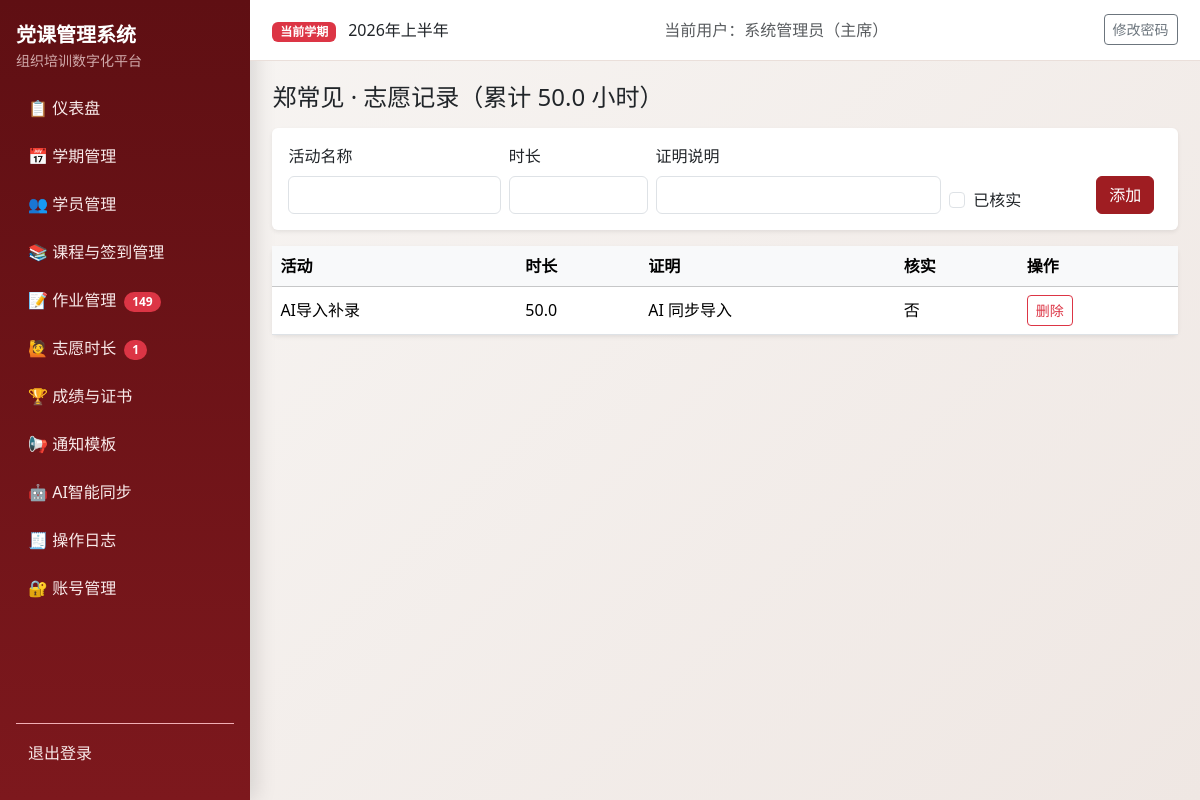
The page /volunteers/student/151 (signed in) on the database its author committed.
### models.py (models this page shows, shortened)
class Semester(db.Model):
    __tablename__ = "semesters"
    id = db.Column(db.Integer, primary_key=True)
    name = db.Column(db.String(100), nullable=False)
    period_code = db.Column(db.String(20), nullable=True)
    period_positive = db.Column(db.String(20), nullable=True)
    period_development = db.Column(db.String(20), nullable=True)
    period_probationary = db.Column(db.String(20), nullable=True)
    year = db.Column(db.Integer, nullable=False)
    status = db.Column(db.String(20), nullable=False, default="active")
    exam_weight = db.Column(db.Integer, nullable=False, default=40)
    attendance_weight = db.Column(db.Integer, nullable=False, default=30)
    assignment_weight = db.Column(db.Integer, nullable=False, default=20)
    volunteer_weight = db.Column(db.Integer, nullable=False, default=10)
    pass_threshold = db.Column(db.Float, nullable=False, default=60.0)
    volunteer_target_hours = db.Column(db.Float, nullable=False, default=0.0)
    min_attendance_sessions = db.Column(db.Integer, nullable=False, default=2)
    created_at = db.Column(db.DateTime, default=datetime.utcnow, nullable=False)
    students = db.relationship("Student", back_populates="semester", cascade="all, delete-orphan")
    course_sessions = db.relationship("CourseSession", back_populates="semester", cascade="all, delete-orphan")
    assignments = db.relationship("Assignment", back_populates="semester", cascade="all, delete-orphan")
    volunteer_records = db.relationship(
        "VolunteerRecord", back_populates="semester", cascade="all, delete-orphan"
    )
    exam_records = db.relationship("ExamRecord", back_populates="semester", cascade="all, delete-orphan")
    final_scores = db.relationship("FinalScore", back_populates="semester", cascade="all, delete-orphan")

class User(UserMixin, db.Model):
    __tablename__ = "users"
    id = db.Column(db.Integer, primary_key=True)
    username = db.Column(db.String(80), unique=True, nullable=False, index=True)
    password_hash = db.Column(db.String(255), nullable=False)
    role = db.Column(db.String(20), nullable=False, default="staff")
    real_name = db.Column(db.String(80), nullable=True)
    created_at = db.Column(db.DateTime, default=datetime.utcnow, nullable=False)

class Student(db.Model):
    __tablename__ = "students"
    __table_args__ = (
        db.UniqueConstraint("semester_id", "student_id", "stage", name="uq_student_semester_student_stage"),
    )
    id = db.Column(db.Integer, primary_key=True)
    semester_id = db.Column(db.Integer, db.ForeignKey("semesters.id"), nullable=False, index=True)
    name = db.Column(db.String(80), nullable=False)
    student_id = db.Column(db.String(50), nullable=False)
    department = db.Column(db.String(120), nullable=True)
    stage = db.Column(db.String(20), nullable=False)
    contact = db.Column(db.String(120), nullable=True)
    group_number = db.Column(db.Integer, nullable=True)
    is_group_leader = db.Column(db.Boolean, nullable=False, default=False)
    status = db.Column(db.String(20), nullable=False, default="在读")
    disqualified_reason = db.Column(db.String(255), nullable=True)
    semester = db.relationship("Semester", back_populates="students")
    attendances = db.relationship("Attendance", back_populates="student", cascade="all, delete-orphan")
    assignments = db.relationship("Assignment", back_populates="student", cascade="all, delete-orphan")
    volunteer_records = db.relationship(
        "VolunteerRecord", back_populates="student", cascade="all, delete-orphan"
    )
    exam_records = db.relationship("ExamRecord", back_populates="student", cascade="all, delete-orphan")
    final_scores = db.relationship("FinalScore", back_populates="student", cascade="all, delete-orphan")

class VolunteerRecord(db.Model):
    __tablename__ = "volunteer_records"
    id = db.Column(db.Integer, primary_key=True)
    student_id = db.Column(db.Integer, db.ForeignKey("students.id"), nullable=False, index=True)
    semester_id = db.Column(db.Integer, db.ForeignKey("semesters.id"), nullable=False, index=True)
    activity_name = db.Column(db.String(200), nullable=False)
    hours = db.Column(db.Float, nullable=False, default=0.0)
    proof_note = db.Column(db.String(255), nullable=True)
    verified = db.Column(db.Boolean, nullable=False, default=False)
    verified_by = db.Column(db.String(80), nullable=True)
    verified_at = db.Column(db.DateTime, nullable=True)
    student = db.relationship("Student", back_populates="volunteer_records")
    semester = db.relationship("Semester", back_populates="volunteer_records")

### blueprints/volunteers.py (the view, shortened to what this page needs)
@volunteers_bp.route("/student/<int:student_id>", methods=["GET", "POST"])
@login_required
def student_volunteer(student_id: int):
	student = db.session.get(Student, student_id)
	if not student:
		flash("学员不存在。", "danger")
		return redirect(url_for("volunteers_bp.volunteer_overview"))
	semester_id = student.semester_id
	records = VolunteerRecord.query.filter_by(student_id=student.id, semester_id=semester_id).order_by(VolunteerRecord.id.desc()).all()
	total_hours = round(sum(r.hours for r in records), 2)
	return render_template("volunteers/student.html", student=student, records=records, total_hours=total_hours)

### authz.py (called while the page is built)
def normalize_role(role: str | None) -> str:
    value = (role or "staff").strip().lower()
    if value not in ROLE_LABELS:
        return "staff"
    return value

def role_label(role: str | None) -> str:
    return ROLE_LABELS.get(normalize_role(role), "干事")

def can_view_logs(role: str | None) -> bool:
    return normalize_role(role) in {"admin", "minister"}

def can_manage_accounts(role: str | None) -> bool:
    return normalize_role(role) == "admin"

def can_edit_notification_templates(role: str | None) -> bool:
    return normalize_role(role) in {"admin", "minister"}

### templates/volunteers/student.html (shortened to what this page needs)
{% extends "base.html" %}
{% block content %}
<h1 class="h4 mb-3">{{ student.name }} · 志愿记录（累计 {{ total_hours }} 小时）</h1>
<div class="card border-0 shadow-sm mb-3"><div class="card-body">
  <form method="post" class="row g-2 align-items-end">
    <div class="col-md-3"><label class="form-label">活动名称</label><input class="form-control" name="activity_name" required></div>
    <div class="col-md-2"><label class="form-label">时长</label><input class="form-control" type="number" step="0.1" min="0" name="hours" required></div>
    <div class="col-md-4"><label class="form-label">证明说明</label><input class="form-control" name="proof_note"></div>
    <div class="col-md-2"><div class="form-check mt-4"><input class="form-check-input" type="checkbox" name="verified"><label class="form-check-label">已核实</label></div></div>
    <div class="col-md-1"><button class="btn btn-primary">添加</button></div>
  </form>
</div></div>
<div class="card border-0 shadow-sm"><div class="table-responsive"><table class="table align-middle mb-0"><thead class="table-light"><tr><th>活动</th><th>时长</th><th>证明</th><th>核实</th><th>操作</th></tr></thead><tbody>
{% for r in records %}
<tr><td>{{ r.activity_name }}</td><td>{{ r.hours }}</td><td>{{ r.proof_note }}</td><td>{{ '是' if r.verified else '否' }}</td><td><form method="post" data-confirm-delete="1" data-confirm-message="确认删除该志愿记录？"><input type="hidden" name="action" value="delete"><input type="hidden" name="record_id" value="{{ r.id }}"><button class="btn btn-sm btn-outline-danger">删除</button></form></td></tr>
{% endfor %}
</tbody></table></div></div>
{% endblock %}

### templates/base.html (shortened to what this page needs)
<!doctype html>
<html lang="zh-CN">
<head>
  <link href="https://cdn.jsdelivr.net/npm/bootstrap@5.3.3/dist/css/bootstrap.min.css" rel="stylesheet">
</head>
<body>
  {% if current_user.is_authenticated %}
  <div class="layout">
    <aside class="sidebar d-flex flex-column">
      <div class="mb-3">
        <div class="fw-bold fs-5 text-white">党课管理系统</div>
        <div class="small opacity-75">组织培训数字化平台</div>
      </div>
      <nav class="nav flex-column mb-3">
        <a class="nav-link" href="{{ url_for('auth_bp.dashboard') }}">📋 仪表盘</a>
        <a class="nav-link" href="{{ url_for('semester_bp.list_semesters') }}">📅 学期管理</a>
        <a class="nav-link" href="{{ url_for('students_bp.list_students') }}">👥 学员管理</a>
        <a class="nav-link" href="{{ url_for('courses_bp.list_courses') }}">📚 课程与签到管理</a>
        <a class="nav-link" href="{{ url_for('assignments_bp.assignments_overview') }}">📝 作业管理
          {% if pending_assignment_students > 0 %}
            <span class="badge rounded-pill text-bg-danger ms-1">{{ pending_assignment_students }}</span>
          {% endif %}
        </a>
        <a class="nav-link" href="{{ url_for('volunteers_bp.volunteer_overview') }}">🙋 志愿时长
          {% if pending_volunteer_records > 0 %}
            <span class="badge rounded-pill text-bg-danger ms-1">{{ pending_volunteer_records }}</span>
          {% endif %}
        </a>
        <a class="nav-link" href="{{ url_for('scores_bp.result_overview') }}">🏆 成绩与证书</a>
        <a class="nav-link" href="{{ url_for('notifications_bp.template_list') }}">📢 通知模板</a>
        <a class="nav-link" href="{{ url_for('ai_tools_bp.index') }}">🤖 AI智能同步</a>
        {% if can_view_logs %}
        <a class="nav-link" href="{{ url_for('auth_bp.operation_logs') }}">🧾 操作日志</a>
        {% endif %}
        {% if can_manage_accounts %}
        <a class="nav-link" href="{{ url_for('auth_bp.account_list') }}">🔐 账号管理</a>
        {% endif %}
      </nav>
      <div class="mt-auto pt-2 border-top border-danger-subtle">
        <a class="nav-link" href="{{ url_for('auth_bp.logout') }}">退出登录</a>
      </div>
    </aside>
    <div class="content-wrap">
      <header class="topbar">
        <div>
          <span class="badge text-bg-danger">当前学期</span>
          <span class="ms-2">{{ current_semester.name if current_semester else '未设置激活学期' }}</span>
        </div>
        <div class="text-muted">当前用户：{{ current_user.real_name or current_user.username }}（{{ current_user_role_label }}）</div>
        <div>
          <a class="btn btn-sm btn-outline-secondary" href="{{ url_for('auth_bp.change_password') }}">修改密码</a>
        </div>
      </header>
      <main class="page-content">
        {% block content %}{% endblock %}
      </main>
    </div>
  </div>
  {% else %}
    {% block auth_content %}{% endblock %}
  {% endif %}
</body>
</html>

### templates/base.html (style rules this page uses)
:root { --pc-primary: #9f1d22; --pc-primary-dark: #7f1519; --pc-sidebar-bg: #5f0f13; --pc-sidebar-text: #f6dddd; --pc-bg: #f8f6f4; --pc-card: #ffffff; }
body { background: linear-gradient(135deg, #f8f6f4 0%, #efe7e3 100%); min-height: 100vh; }
.layout { display: flex; min-height: 100vh; }
.sidebar { width: 250px; background: linear-gradient(180deg, var(--pc-sidebar-bg), #7d181d); color: var(--pc-sidebar-text); position: fixed; top: 0; left: 0; bottom: 0; padding: 1.25rem 1rem; box-shadow: 6px 0 20px rgba(0, 0, 0, 0.12); }
.sidebar .nav-link { color: #f8eaea; border-radius: 10px; margin-bottom: 0.4rem; padding: 0.55rem 0.75rem; }
.content-wrap { margin-left: 250px; width: calc(100% - 250px); }
.topbar { background: var(--pc-card); border-bottom: 1px solid #eadfda; padding: 0.9rem 1.4rem; display: flex; justify-content: space-between; align-items: center; position: sticky; top: 0; z-index: 5; }
.page-content { padding: 1.4rem; }
.btn-primary { background-color: var(--pc-primary); border-color: var(--pc-primary); }

### rows shown on the page
Semester: name "2026年上半年"
User: real_name "系统管理员"
Student: name "郑常见"
VolunteerRecord: activity_name "AI导入补录", hours "50.0", proof_note "AI 同步导入", verified "否"

### other values the page prints
{{ pending_assignment_students }} "149"
{{ pending_volunteer_records }} "1"
{{ current_user_role_label }} "主席"
{{ total_hours }} "50.0"
